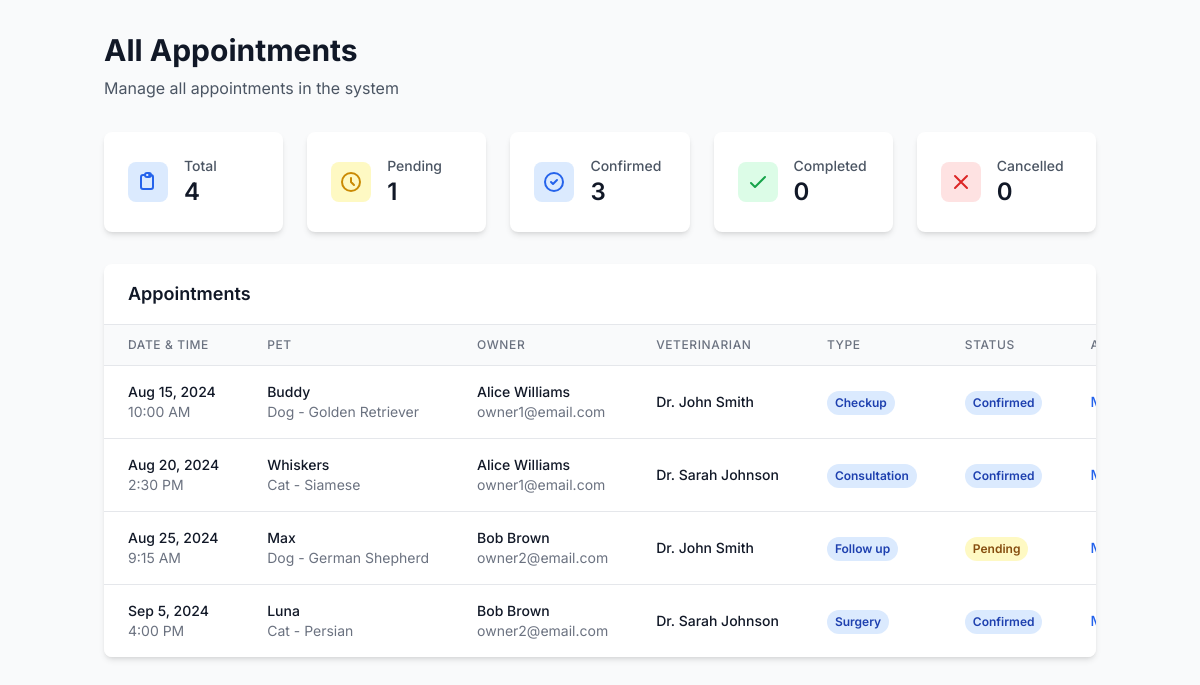
The app's page /manage_appointments.php (signed in) with its own data.
### tables this page shows
CREATE TABLE appointments (
    id INT AUTO_INCREMENT PRIMARY KEY,
    pet_id INT NOT NULL,
    veterinarian_id INT NOT NULL,
    owner_id INT NOT NULL,
    appointment_date DATETIME NOT NULL,
    duration_minutes INT DEFAULT 30,
    duration INT DEFAULT 30,  
    appointment_type ENUM('checkup', 'vaccination', 'emergency', 'surgery', 'consultation', 'follow_up') DEFAULT 'checkup',
    purpose TEXT,
    status ENUM('pending', 'confirmed', 'in_progress', 'completed', 'cancelled', 'no_show') DEFAULT 'pending',
    cancellation_reason TEXT,
    notes TEXT,
    reminder_sent BOOLEAN DEFAULT FALSE,
    cost DECIMAL(10,2),
    payment_status ENUM('pending', 'paid', 'overdue') DEFAULT 'pending',
    created_at TIMESTAMP DEFAULT CURRENT_TIMESTAMP,
    updated_at TIMESTAMP DEFAULT CURRENT_TIMESTAMP ON UPDATE CURRENT_TIMESTAMP,
    FOREIGN KEY (pet_id) REFERENCES pets(id) ON DELETE CASCADE,
    FOREIGN KEY (veterinarian_id) REFERENCES users(id) ON DELETE CASCADE,
    FOREIGN KEY (owner_id) REFERENCES users(id) ON DELETE CASCADE
);

CREATE TABLE pets (
    id INT AUTO_INCREMENT PRIMARY KEY,
    owner_id INT NOT NULL,
    name VARCHAR(100) NOT NULL,
    species VARCHAR(50) NOT NULL,
    breed VARCHAR(100),
    gender ENUM('male', 'female', 'unknown') DEFAULT 'unknown',
    dob DATE,
    weight DECIMAL(5,2),  
    color VARCHAR(100),
    microchip_id VARCHAR(50) UNIQUE,
    is_spayed_neutered BOOLEAN DEFAULT FALSE,
    allergies TEXT,
    medications TEXT,
    special_needs TEXT,
    notes TEXT,  
    emergency_contact VARCHAR(255),
    emergency_phone VARCHAR(20),
    photo_url VARCHAR(500),
    is_active BOOLEAN DEFAULT TRUE,
    created_at TIMESTAMP DEFAULT CURRENT_TIMESTAMP,
    updated_at TIMESTAMP DEFAULT CURRENT_TIMESTAMP ON UPDATE CURRENT_TIMESTAMP,
    FOREIGN KEY (owner_id) REFERENCES users(id) ON DELETE CASCADE
);

CREATE TABLE users (
    id INT AUTO_INCREMENT PRIMARY KEY,
    email VARCHAR(255) UNIQUE NOT NULL,
    password VARCHAR(255) NOT NULL,
    role ENUM('pet_owner', 'veterinarian', 'admin') DEFAULT 'pet_owner',
    name VARCHAR(255),  
    first_name VARCHAR(100) NOT NULL,
    last_name VARCHAR(100) NOT NULL,
    phone VARCHAR(20),
    address TEXT,
    city VARCHAR(100),
    state VARCHAR(50),
    zip_code VARCHAR(10),
    bio TEXT,
    emergency_contact VARCHAR(255),
    emergency_phone VARCHAR(20),
    is_active BOOLEAN DEFAULT TRUE,
    email_verified BOOLEAN DEFAULT FALSE,
    last_login TIMESTAMP NULL,
    notification_preferences JSON,
    privacy_settings JSON,
    deletion_requested BOOLEAN DEFAULT FALSE,
    deletion_reason TEXT,
    deletion_requested_at TIMESTAMP NULL,
    created_at TIMESTAMP DEFAULT CURRENT_TIMESTAMP,
    updated_at TIMESTAMP DEFAULT CURRENT_TIMESTAMP ON UPDATE CURRENT_TIMESTAMP
);

### manage_appointments.php (the view, shortened to what this page needs)
<?php
require_once 'db.php';
$user_id = $_SESSION['user_id'];
$user_role = $_SESSION['role'];
if ($user_role === 'veterinarian') {
    $appointments_query = "
        SELECT a.*,
               p.name as pet_name, p.species, p.breed,
               u.first_name, u.last_name, u.email, u.phone,
               vet.first_name as vet_first_name, vet.last_name as vet_last_name
        FROM appointments a
        JOIN pets p ON a.pet_id = p.id
        JOIN users u ON a.owner_id = u.id
        JOIN users vet ON a.veterinarian_id = vet.id
        WHERE a.veterinarian_id = ?
        ORDER BY a.appointment_date ASC, a.status ASC
    ";
    $stmt = $conn->prepare($appointments_query);
    $stmt->bind_param("i", $user_id);
} else {
    $appointments_query = "
        SELECT a.*,
               p.name as pet_name, p.species, p.breed,
               u.first_name, u.last_name, u.email, u.phone,
               vet.first_name as vet_first_name, vet.last_name as vet_last_name
        FROM appointments a
        JOIN pets p ON a.pet_id = p.id
        JOIN users u ON a.owner_id = u.id
        JOIN users vet ON a.veterinarian_id = vet.id
        ORDER BY a.appointment_date ASC, a.status ASC
    ";
    $stmt = $conn->prepare($appointments_query);
}
$stmt->execute();
$appointments = $stmt->get_result()->fetch_all(MYSQLI_ASSOC);
if ($user_role === 'veterinarian') {
    $stats_query = "
        SELECT
            COUNT(*) as total,
            SUM(CASE WHEN status = 'pending' THEN 1 ELSE 0 END) as pending,
            SUM(CASE WHEN status = 'confirmed' THEN 1 ELSE 0 END) as confirmed,
            SUM(CASE WHEN status = 'completed' THEN 1 ELSE 0 END) as completed,
            SUM(CASE WHEN status = 'cancelled' THEN 1 ELSE 0 END) as cancelled
        FROM appointments
        WHERE veterinarian_id = ?
    ";
    $stats_stmt = $conn->prepare($stats_query);
    $stats_stmt->bind_param("i", $user_id);
} else {
    $stats_query = "
        SELECT
            COUNT(*) as total,
            SUM(CASE WHEN status = 'pending' THEN 1 ELSE 0 END) as pending,
            SUM(CASE WHEN status = 'confirmed' THEN 1 ELSE 0 END) as confirmed,
            SUM(CASE WHEN status = 'completed' THEN 1 ELSE 0 END) as completed,
            SUM(CASE WHEN status = 'cancelled' THEN 1 ELSE 0 END) as cancelled
        FROM appointments
    ";
    $stats_stmt = $conn->prepare($stats_query);
}
$stats_stmt->execute();
$stats = $stats_stmt->get_result()->fetch_assoc();
?>
<!DOCTYPE html>
<html lang="en">
<head>
    <script src="https://cdn.tailwindcss.com"></script>
</head>
<body class="bg-gray-50">
    <div class="container mx-auto px-4 py-8">
        <div class="mb-8">
            <h1 class="text-3xl font-bold text-gray-900 mb-2">
                <?php echo $user_role === 'admin' ? 'All Appointments' : 'My Appointments'; ?>
            </h1>
            <p class="text-gray-600">
                <?php echo $user_role === 'admin' ? 'Manage all appointments in the system' : 'Manage your scheduled appointments'; ?>
            </p>
        </div>
        <div class="grid grid-cols-1 md:grid-cols-5 gap-6 mb-8">
            <div class="bg-white rounded-lg shadow-md p-6">
                <div class="flex items-center">
                    <div class="p-2 bg-blue-100 rounded-lg">
                        <svg class="w-6 h-6 text-blue-600" fill="none" stroke="currentColor" viewBox="0 0 24 24">
                            <path stroke-linecap="round" stroke-linejoin="round" stroke-width="2" d="M9 5H7a2 2 0 00-2 2v10a2 2 0 002 2h8a2 2 0 002-2V7a2 2 0 00-2-2h-2M9 5a2 2 0 002 2h2a2 2 0 002-2M9 5a2 2 0 012-2h2a2 2 0 012 2"></path>
                        </svg>
                    </div>
                    <div class="ml-4">
                        <p class="text-sm font-medium text-gray-600">Total</p>
                        <p class="text-2xl font-semibold text-gray-900"><?php echo $stats['total']; ?></p>
                    </div>
                </div>
            </div>
            <div class="bg-white rounded-lg shadow-md p-6">
                <div class="flex items-center">
                    <div class="p-2 bg-yellow-100 rounded-lg">
                        <svg class="w-6 h-6 text-yellow-600" fill="none" stroke="currentColor" viewBox="0 0 24 24">
                            <path stroke-linecap="round" stroke-linejoin="round" stroke-width="2" d="M12 8v4l3 3m6-3a9 9 0 11-18 0 9 9 0 0118 0z"></path>
                        </svg>
                    </div>
                    <div class="ml-4">
                        <p class="text-sm font-medium text-gray-600">Pending</p>
                        <p class="text-2xl font-semibold text-gray-900"><?php echo $stats['pending']; ?></p>
                    </div>
                </div>
            </div>
            <div class="bg-white rounded-lg shadow-md p-6">
                <div class="flex items-center">
                    <div class="p-2 bg-blue-100 rounded-lg">
                        <svg class="w-6 h-6 text-blue-600" fill="none" stroke="currentColor" viewBox="0 0 24 24">
                            <path stroke-linecap="round" stroke-linejoin="round" stroke-width="2" d="M9 12l2 2 4-4m6 2a9 9 0 11-18 0 9 9 0 0118 0z"></path>
                        </svg>
                    </div>
                    <div class="ml-4">
                        <p class="text-sm font-medium text-gray-600">Confirmed</p>
                        <p class="text-2xl font-semibold text-gray-900"><?php echo $stats['confirmed']; ?></p>
                    </div>
                </div>
            </div>
            <div class="bg-white rounded-lg shadow-md p-6">
                <div class="flex items-center">
                    <div class="p-2 bg-green-100 rounded-lg">
                        <svg class="w-6 h-6 text-green-600" fill="none" stroke="currentColor" viewBox="0 0 24 24">
                            <path stroke-linecap="round" stroke-linejoin="round" stroke-width="2" d="M5 13l4 4L19 7"></path>
                        </svg>
                    </div>
                    <div class="ml-4">
                        <p class="text-sm font-medium text-gray-600">Completed</p>
                        <p class="text-2xl font-semibold text-gray-900"><?php echo $stats['completed']; ?></p>
                    </div>
                </div>
            </div>
            <div class="bg-white rounded-lg shadow-md p-6">
                <div class="flex items-center">
                    <div class="p-2 bg-red-100 rounded-lg">
                        <svg class="w-6 h-6 text-red-600" fill="none" stroke="currentColor" viewBox="0 0 24 24">
                            <path stroke-linecap="round" stroke-linejoin="round" stroke-width="2" d="M6 18L18 6M6 6l12 12"></path>
                        </svg>
                    </div>
                    <div class="ml-4">
                        <p class="text-sm font-medium text-gray-600">Cancelled</p>
                        <p class="text-2xl font-semibold text-gray-900"><?php echo $stats['cancelled']; ?></p>
                    </div>
                </div>
            </div>
        </div>
        <div class="bg-white rounded-lg shadow-md overflow-hidden">
            <div class="px-6 py-4 border-b border-gray-200">
                <h2 class="text-lg font-semibold text-gray-900">Appointments</h2>
            </div>
            <?php if (empty($appointments)): ?>
            <div class="px-6 py-8 text-center">
                <svg class="mx-auto h-12 w-12 text-gray-400 mb-4" fill="none" stroke="currentColor" viewBox="0 0 24 24">
                    <path stroke-linecap="round" stroke-linejoin="round" stroke-width="2" d="M9 5H7a2 2 0 00-2 2v10a2 2 0 002 2h8a2 2 0 002-2V7a2 2 0 00-2-2h-2M9 5a2 2 0 002 2h2a2 2 0 002-2M9 5a2 2 0 012-2h2a2 2 0 012 2"></path>
                </svg>
                <h3 class="text-lg font-medium text-gray-900 mb-2">No appointments found</h3>
                <p class="text-gray-500">
                    <?php echo $user_role === 'admin' ? 'No appointments have been scheduled yet.' : 'You don\'t have any appointments scheduled.'; ?>
                </p>
            </div>
            <?php else: ?>
            <div class="overflow-x-auto">
                <table class="min-w-full divide-y divide-gray-200">
                    <thead class="bg-gray-50">
                        <tr>
                            <th class="px-6 py-3 text-left text-xs font-medium text-gray-500 uppercase tracking-wider">Date & Time</th>
                            <th class="px-6 py-3 text-left text-xs font-medium text-gray-500 uppercase tracking-wider">Pet</th>
                            <th class="px-6 py-3 text-left text-xs font-medium text-gray-500 uppercase tracking-wider">Owner</th>
                            <?php if ($user_role === 'admin'): ?>
                            <th class="px-6 py-3 text-left text-xs font-medium text-gray-500 uppercase tracking-wider">Veterinarian</th>
                            <?php endif; ?>
                            <th class="px-6 py-3 text-left text-xs font-medium text-gray-500 uppercase tracking-wider">Type</th>
                            <th class="px-6 py-3 text-left text-xs font-medium text-gray-500 uppercase tracking-wider">Status</th>
                            <th class="px-6 py-3 text-left text-xs font-medium text-gray-500 uppercase tracking-wider">Actions</th>
                        </tr>
                    </thead>
                    <tbody class="bg-white divide-y divide-gray-200">
                        <?php foreach ($appointments as $appointment): ?>
                        <tr class="hover:bg-gray-50">
                            <td class="px-6 py-4 whitespace-nowrap">
                                <div class="text-sm font-medium text-gray-900">
                                    <?php echo date('M j, Y', strtotime($appointment['appointment_date'])); ?>
                                </div>
                                <div class="text-sm text-gray-500">
                                    <?php echo date('g:i A', strtotime($appointment['appointment_date'])); ?>
                                </div>
                            </td>
                            <td class="px-6 py-4 whitespace-nowrap">
                                <div class="text-sm font-medium text-gray-900"><?php echo htmlspecialchars($appointment['pet_name']); ?></div>
                                <div class="text-sm text-gray-500"><?php echo htmlspecialchars($appointment['species'] . ' - ' . $appointment['breed']); ?></div>
                            </td>
                            <td class="px-6 py-4 whitespace-nowrap">
                                <div class="text-sm font-medium text-gray-900">
                                    <?php echo htmlspecialchars($appointment['first_name'] . ' ' . $appointment['last_name']); ?>
                                </div>
                                <div class="text-sm text-gray-500"><?php echo htmlspecialchars($appointment['email']); ?></div>
                            </td>
                            <?php if ($user_role === 'admin'): ?>
                            <td class="px-6 py-4 whitespace-nowrap">
                                <div class="text-sm font-medium text-gray-900">
                                    Dr. <?php echo htmlspecialchars($appointment['vet_first_name'] . ' ' . $appointment['vet_last_name']); ?>
                                </div>
                            </td>
                            <?php endif; ?>
                            <td class="px-6 py-4 whitespace-nowrap">
                                <span class="inline-flex px-2 py-1 text-xs font-semibold rounded-full bg-blue-100 text-blue-800">
                                    <?php echo ucfirst(str_replace('_', ' ', $appointment['appointment_type'])); ?>
                                </span>
                            </td>
                            <td class="px-6 py-4 whitespace-nowrap">
                                <?php
                                $status_colors = [
                                    'pending' => 'bg-yellow-100 text-yellow-800',
                                    'confirmed' => 'bg-blue-100 text-blue-800',
                                    'in_progress' => 'bg-purple-100 text-purple-800',
                                    'completed' => 'bg-green-100 text-green-800',
                                    'cancelled' => 'bg-red-100 text-red-800',
                                    'no_show' => 'bg-gray-100 text-gray-800'
                                ];
                                $color = $status_colors[$appointment['status']] ?? 'bg-gray-100 text-gray-800';
                                ?>
                                <span class="inline-flex px-2 py-1 text-xs font-semibold rounded-full <?php echo $color; ?>">
                                    <?php echo ucfirst(str_replace('_', ' ', $appointment['status'])); ?>
                                </span>
                            </td>
                            <td class="px-6 py-4 whitespace-nowrap text-sm font-medium">
                                <button onclick="openModal(<?php echo $appointment['id']; ?>)" class="text-blue-600 hover:text-blue-900 mr-3">
                                </button>
                            </td>
                        </tr>
                        <?php endforeach; ?>
                    </tbody>
                </table>
            </div>
            <?php endif; ?>
        </div>
    </div>
</body>
</html>

### manage_appointments.php (style rules this page uses)
body { font-family: 'Inter', sans-serif; }

### records on screen
appointments: appointment_date "Aug 15, 2024", appointment_date "10:00 AM", pet.name "Buddy", pet.breed "Dog - Golden Retriever", owner.last_name "Alice Williams", owner.email "owner1@email.com", veterinarian.last_name "John Smith", appointment_type "Checkup", status "Confirmed"
appointments: appointment_date "Aug 20, 2024", appointment_date "2:30 PM", pet.name "Whiskers", pet.breed "Cat - Siamese", owner.last_name "Alice Williams", owner.email "owner1@email.com", veterinarian.last_name "Sarah Johnson", appointment_type "Consultation", status "Confirmed"
appointments: appointment_date "Aug 25, 2024", appointment_date "9:15 AM", pet.name "Max", pet.breed "Dog - German Shepherd", owner.last_name "Bob Brown", owner.email "owner2@email.com", veterinarian.last_name "John Smith", appointment_type "Follow up", status "Pending"
appointments: appointment_date "Sep 5, 2024", appointment_date "4:00 PM", pet.name "Luna", pet.breed "Cat - Persian", owner.last_name "Bob Brown", owner.email "owner2@email.com", veterinarian.last_name "Sarah Johnson", appointment_type "Surgery", status "Confirmed"

### other values on screen
$stats['total'] "4"
$stats['pending'] "1"
$stats['confirmed'] "3"
$stats['completed'] "0"
$stats['cancelled'] "0"
